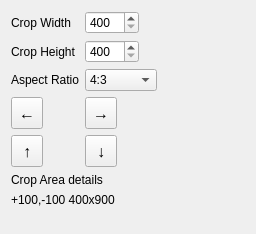
             <widget class="QWidget" name="toolCrop">
              <property name="geometry">
               <rect>
                <x>0</x>
                <y>0</y>
                <width>256</width>
                <height>234</height>
               </rect>
              </property>
              <attribute name="label">
               <string>&amp;Crop</string>
              </attribute>
              <layout class="QVBoxLayout" name="verticalLayout_2">
               <item>
                <layout class="QFormLayout" name="formLayout">
                 <property name="fieldGrowthPolicy">
                  <enum>QFormLayout::ExpandingFieldsGrow</enum>
                 </property>
                 <item row="0" column="0">
                  <widget class="QLabel" name="lblCropWidth">
                   <property name="text">
                    <string>Crop Width</string>
                   </property>
                  </widget>
                 </item>
                 <item row="0" column="1">
                  <widget class="QSpinBox" name="spinCropWidth">
                   <property name="sizePolicy">
                    <sizepolicy hsizetype="Maximum" vsizetype="Fixed">
                     <horstretch>0</horstretch>
                     <verstretch>0</verstretch>
                    </sizepolicy>
                   </property>
                   <property name="minimum">
                    <number>400</number>
                   </property>
                   <property name="maximum">
                    <number>2500</number>
                   </property>
                   <property name="singleStep">
                    <number>5</number>
                   </property>
                   <property name="value">
                    <number>400</number>
                   </property>
                  </widget>
                 </item>
                 <item row="3" column="0">
                  <widget class="QToolButton" name="btnCropLeft">
                   <property name="minimumSize">
                    <size>
                     <width>32</width>
                     <height>32</height>
                    </size>
                   </property>
                   <property name="maximumSize">
                    <size>
                     <width>32</width>
                     <height>32</height>
                    </size>
                   </property>
                   <property name="font">
                    <font>
                     <pointsize>12</pointsize>
                     <weight>75</weight>
                     <bold>true</bold>
                    </font>
                   </property>
                   <property name="toolTip">
                    <string>Move crop left</string>
                   </property>
                   <property name="text">
                    <string>←</string>
                   </property>
                  </widget>
                 </item>
                 <item row="1" column="0">
                  <widget class="QLabel" name="lblCropWidth_2">
                   <property name="text">
                    <string>Crop Height</string>
                   </property>
                  </widget>
                 </item>
                 <item row="1" column="1">
                  <widget class="QSpinBox" name="spinCropWidth_2">
                   <property name="sizePolicy">
                    <sizepolicy hsizetype="Maximum" vsizetype="Fixed">
                     <horstretch>0</horstretch>
                     <verstretch>0</verstretch>
                    </sizepolicy>
                   </property>
                   <property name="minimum">
                    <number>400</number>
                   </property>
                   <property name="maximum">
                    <number>2500</number>
                   </property>
                   <property name="singleStep">
                    <number>5</number>
                   </property>
                   <property name="value">
                    <number>400</number>
                   </property>
                  </widget>
                 </item>
                 <item row="2" column="0">
                  <widget class="QLabel" name="lblAspectFix">
                   <property name="text">
                    <string>Aspect Ratio</string>
                   </property>
                  </widget>
                 </item>
                 <item row="2" column="1">
                  <widget class="QComboBox" name="cmbAspectFix">
                   <item>
                    <property name="text">
                     <string>4:3</string>
                    </property>
                   </item>
                   <item>
                    <property name="text">
                     <string>16:9</string>
                    </property>
                   </item>
                   <item>
                    <property name="text">
                     <string>Custom</string>
                    </property>
                   </item>
                  </widget>
                 </item>
                 <item row="3" column="1">
                  <widget class="QToolButton" name="btnCropRight">
                   <property name="minimumSize">
                    <size>
                     <width>32</width>
                     <height>32</height>
                    </size>
                   </property>
                   <property name="maximumSize">
                    <size>
                     <width>32</width>
                     <height>32</height>
                    </size>
                   </property>
                   <property name="font">
                    <font>
                     <pointsize>12</pointsize>
                     <weight>75</weight>
                     <bold>true</bold>
                    </font>
                   </property>
                   <property name="text">
                    <string>→</string>
                   </property>
                  </widget>
                 </item>
                 <item row="4" column="0">
                  <widget class="QToolButton" name="btnCropUp">
                   <property name="minimumSize">
                    <size>
                     <width>32</width>
                     <height>32</height>
                    </size>
                   </property>
                   <property name="maximumSize">
                    <size>
                     <width>32</width>
                     <height>32</height>
                    </size>
                   </property>
                   <property name="font">
                    <font>
                     <pointsize>12</pointsize>
                     <weight>75</weight>
                     <bold>true</bold>
                    </font>
                   </property>
                   <property name="text">
                    <string>↑</string>
                   </property>
                  </widget>
                 </item>
                 <item row="4" column="1">
                  <widget class="QToolButton" name="btnCropDown">
                   <property name="minimumSize">
                    <size>
                     <width>32</width>
                     <height>32</height>
                    </size>
                   </property>
                   <property name="maximumSize">
                    <size>
                     <width>32</width>
                     <height>32</height>
                    </size>
                   </property>
                   <property name="font">
                    <font>
                     <pointsize>12</pointsize>
                     <weight>75</weight>
                     <bold>true</bold>
                    </font>
                   </property>
                   <property name="text">
                    <string>↓</string>
                   </property>
                  </widget>
                 </item>
                </layout>
               </item>
               <item>
                <widget class="QLabel" name="label">
                 <property name="text">
                  <string>Crop Area details</string>
                 </property>
                </widget>
               </item>
               <item>
                <widget class="QLabel" name="label_2">
                 <property name="text">
                  <string>+100,-100 400x900</string>
                 </property>
                </widget>
               </item>
               <item>
                <spacer name="verticalSpacer_7">
                 <property name="orientation">
                  <enum>Qt::Vertical</enum>
                 </property>
                 <property name="sizeHint" stdset="0">
                  <size>
                   <width>20</width>
                   <height>40</height>
                  </size>
                 </property>
                </spacer>
               </item>
              </layout>
             </widget>
